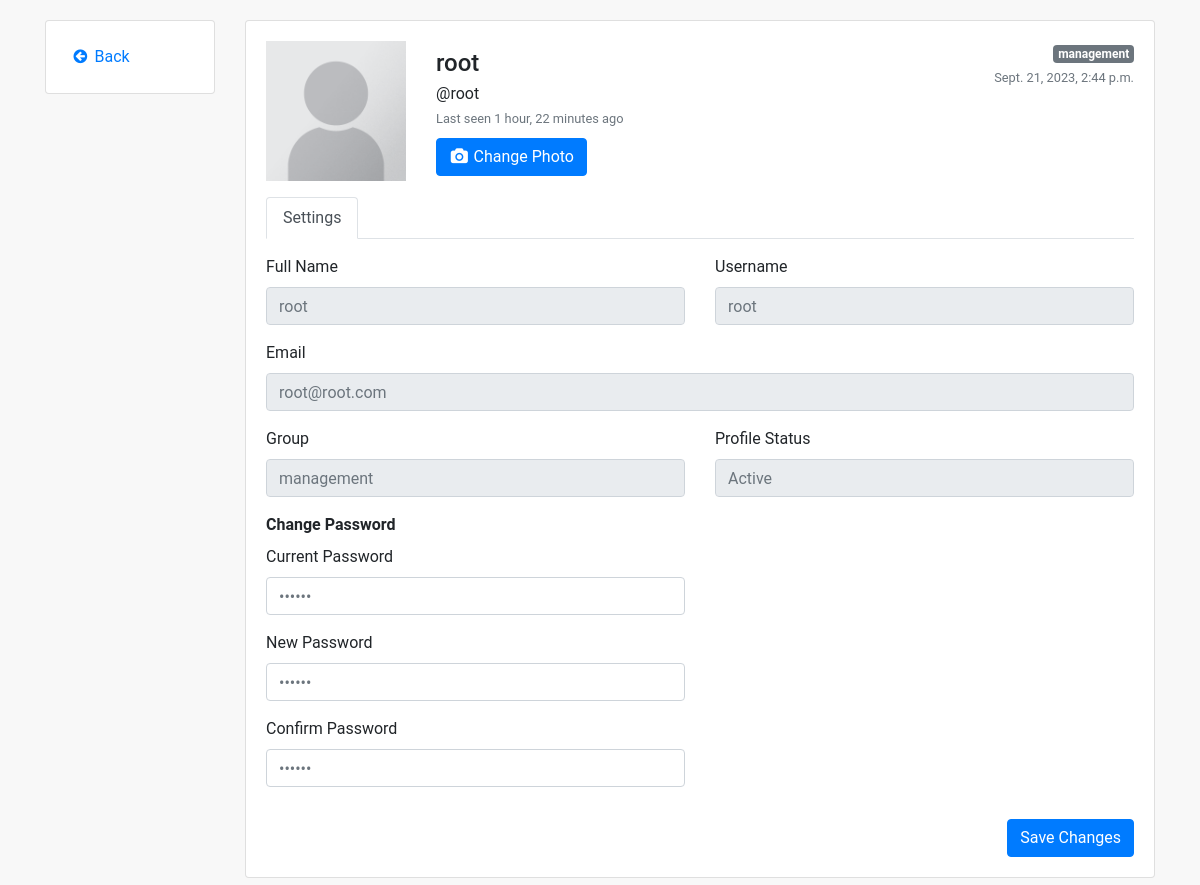
/index/edit (signed in), run on the app's committed database.
### Users/models.py (models this page shows, shortened)
class UserInfo(models.Model):
    groupchoices = models.TextChoices('groupchoices', 'management accounting sales tech restricted')
    user = models.OneToOneField(User,
                                on_delete=models.CASCADE,
                                null=True,
                                blank=True)
    name = models.CharField(max_length=200, null=True)
    email = models.EmailField(max_length=200,null=True)
    image = models.ImageField(null=True, upload_to='profile_pics/', blank=True)
    active = models.BooleanField(default=True)
    priv_level = models.IntegerField(default=3)
    group = models.CharField(max_length=100,
                             default='restricted',
                             choices=groupchoices.choices)
    remarks = models.CharField(max_length=200, null=True, blank=True)
    @property
    def imageURL(self):
        try:
            url = self.image.url
        except:
            url = '/media/placeholder.png'
        return url

### System/views.py (the view, shortened to what this page needs)
# urls.py: path("edit", views.edit_profile, name="edit"),
@login_required(login_url='login')
def edit_profile(request):
    if not check_user_status(request):
        messages.error(request, 'Your account is not active. Please contact admin to activate your account.')
        return redirect('logout')
    profile = UserInfo.objects.get(user=request.user)
    info_save = False
    context = {'edit_user':'edit_user', 'data':profile}
    return render(request, 'dms/edit_profile.html', context)

### System/utils.py (called while the page is built)
def check_user_status(request):
    user = UserInfo.objects.get(user=request.user)
    if user.active == True:
        return True
    else:
        return False

### template/dms/edit_profile.html (shortened to what this page needs)
<!DOCTYPE html>
<html lang="en">
<head>
    <link href="https://maxcdn.bootstrapcdn.com/font-awesome/4.3.0/css/font-awesome.min.css" rel="stylesheet">
    <link href="https://cdn.usebootstrap.com/bootstrap/4.1.1/css/bootstrap.min.css" rel="stylesheet">
</head>
<body>
<div class="container">
<div class="row flex-lg-nowrap">
  <div class="col-12 col-lg-auto mb-3" style="width: 200px;">
    <div class="card p-3">
      <div class="e-navlist e-navlist--active-bg">
        <ul class="nav">
          <li class="nav-item"><a class="nav-link px-2 active" href="{% url 'index' %}"><i class="fa fa-fw fa-arrow-circle-left mr-1"></i><span>Back</span></a></li>
        </ul>
      </div>
    </div>
  </div>
  <div class="col">
    <div class="row">
      <div class="col mb-3">
        <div class="card">
          <div class="card-body">
            <div class="e-profile">
              <div class="row">
                <div class="col-12 col-sm-auto mb-3">
                  <div class="mx-auto" style="width: 140px;">
                    <div class="d-flex justify-content-center align-items-center rounded" style="height: 140px; background-color: rgb(233, 236, 239);">
                      <img id="profile_image" src="{{data.imageURL}}" style="height: 140px; width: 140px;">
                    </div>
                  </div>
                </div>
                <div class="col d-flex flex-column flex-sm-row justify-content-between mb-3">
                  <div class="text-center text-sm-left mb-2 mb-sm-0">
                    <h4 class="pt-sm-2 pb-1 mb-0 text-nowrap">{{data.name}}</h4>
                    <p class="mb-0">@{{request.user.username}}</p>
                    <div class="text-muted"><small>Last seen {{request.user.last_login | timesince}} ago</small></div>
                    <div class="mt-2">
                      <form action="{% url 'edit'%}" id="form" method="post" enctype="multipart/form-data">
                      <button class="btn btn-primary" type="button">
                        <i class="fa fa-fw fa-camera"></i>
                        <label for="file_upload" style="margin: 0; padding: 0;"><span>Change Photo</span></label>
                      </button>
                    </div>
                  </div>
                  <div class="text-center text-sm-right">
                    <span class="badge badge-secondary">{{data.group}}</span>
                    <div class="text-muted"><small>{{request.user.date_joined}}</small></div>
                  </div>
                </div>
              </div>
              <ul class="nav nav-tabs">
                <li class="nav-item"><a href="" class="active nav-link">Settings</a></li>
              </ul>
              <div class="tab-content pt-3">
                <div class="tab-pane active">
                  <div class="form" novalidate="">
                    <div class="row">
                      <div class="col">
                        <div class="row">
                          <div class="col">
                            <div class="form-group">
                              <label>Full Name</label>
                              <input class="form-control" type="text" name="name" placeholder="{{data.name}}" disabled>
                            </div>
                          </div>
                          <div class="col">
                            <div class="form-group">
                              <label>Username</label>
                              <input class="form-control" type="text" name="username" placeholder="{{request.user.username}}" disabled >
                            </div>
                          </div>
                        </div>
                        <div class="row">
                          <div class="col">
                            <div class="form-group">
                              <label>Email</label>
                              <input class="form-control" type="text" placeholder="{{request.user.email}}" disabled>
                            </div>
                          </div>
                        </div>
                        <div class="row">
                            <div class="col">
                              <div class="form-group">
                                <label>Group</label>
                                <input class="form-control" type="text" name="name" placeholder="{{data.group}}" disabled >
                              </div>
                            </div>
                            {% if data.active == True%}
                            <div class="col">
                                <div class="form-group">
                                  <label>Profile Status</label>
                                  <input class="form-control" type="text" name="name" placeholder="Active"disabled >
                                </div>
                            </div>
                          {%endif%}
                        </div>
                      </div>
                    </div>
                    <div class="row">
                      <div class="col-12 col-sm-6 mb-3">
                        <div class="mb-2"><b>Change Password</b></div>
                        <div class="row">
                          <div class="col">
                            <div class="form-group">
                              <label>Current Password</label>
                              <input class="form-control" name="curr_pass" type="password" placeholder="••••••" required>
                            </div>
                          </div>
                        </div>
                        <div class="row">
                          <div class="col">
                            <div class="form-group">
                              <label>New Password</label>
                              <input class="form-control" name="pass" type="password" placeholder="••••••">
                            </div>
                          </div>
                        </div>
                        <div class="row">
                          <div class="col">
                            <div class="form-group">
                              <label>Confirm <span class="d-none d-xl-inline">Password</span></label>
                              <input class="form-control" name="pass1" type="password" placeholder="••••••"></div>
                          </div>
                        </div>
                      </div>
                    </div>
                    <div class="row">
                      <div class="col d-flex justify-content-end">
                        <button class="btn btn-primary" type="submit">Save Changes</button>
                      </div>
                    </div>
                  </div>
                </div>
              </div>
            </div>
          </div>
        </div>
      </div>
    </div>
  </div>
</div>
</div>
</body>
</html>

### template/dms/edit_profile.html (style rules this page uses)
body { margin-top:20px; background:#f8f8f8 }

### data on the page
UserInfo: imageURL (placeholder picture), name "root", group "management", name "management"

### other printed values
{{ request.user.username }} "root"
{{ request.user.last_login | timesince }} "1 hour, 22 minutes"
{{ request.user.date_joined }} "Sept. 21, 2023, 2:44 p.m."
